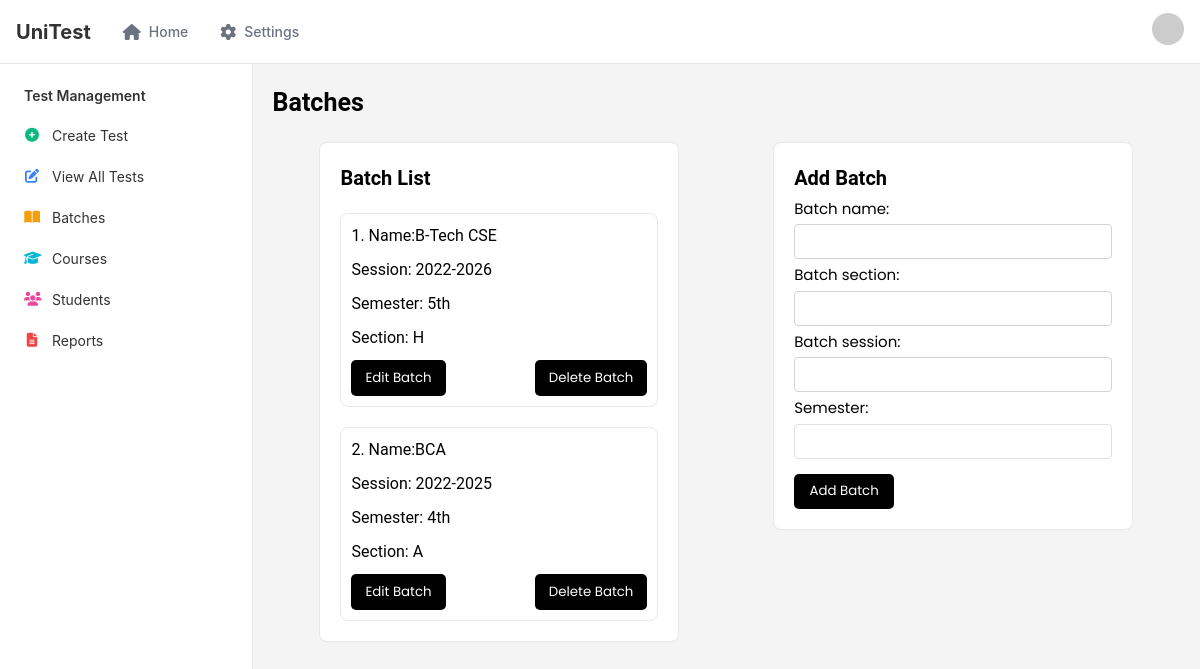
/batches/ (signed in), run on the app's committed database.
### base/models.py (models this page shows, shortened)
class Batch(models.Model):
    batch_name    = models.CharField(max_length=255)
    batch_section = models.CharField(max_length=3)
    batch_session = models.CharField(max_length=20)
    semester      = models.IntegerField()

### base/views.py (the view)
# urls.py: path('batches/',                       views.batches,                       name = 'batches'),
@login_required
def batches(request):
    all_batches = Batch.objects.all()
    if request.method == "POST":
        form = batchForm(request.POST)
        if form.is_valid():
            form.save()
            return redirect('batches')
        else:
            print("Form Errors:", form.errors)
    else:
        form = batchForm()
    context = {
        'batches': all_batches,
        'form': form,
    }
    return render(request, 'batches.html', context)

### base/forms.py
class batchForm(forms.ModelForm):
    class Meta:
        model = Batch
        fields = '__all__'

### templates/batches.html (shortened to what this page needs)
{% extends 'base.html' %}
{% block content %}
<div class="batch-container">
    <p class="batch-title">Batches</p>
    <div class="batch-content">
        <div class="batch-list">
            <p class="batch-list-title">Batch List</p>
            {% for batch in batches %}
                <div class="batch">
                    <p class="batch-name">{{ forloop.counter }}. Name:{{ batch.batch_name }}</p>
                    <p class="batch-session">Session: {{ batch.batch_session }}</p>
                    <p class="batch-semester">Semester: {{ batch.semester }}th</p>
                    <p class="batch-section">Section: {{ batch.batch_section }}</p>
                    <div class = "batch-buttons">
                        <form action ="{% url 'update_batch' batch.id %}" method="POST" style="display:inline;">
                            <button class = "edit-batch-button" type="submit">Edit Batch</button>
                        </form>
                        <form action="{% url 'delete_batch' batch.id %}" method="POST" style="display:inline;">
                            <button type="submit" class="delete-batch-button">Delete Batch</button>
                        </form>
                    </div>
                </div>
                {% empty %}
                <p>No batches available.</p>
            {% endfor %}
        </div>
        <div class="add-batch">
            <p class="add-batch-title">Add Batch</p>
            <form action="{% url 'batches' %}" method="post">
                {% for field in form %}
                    <div class="batch-form-group">
                        {{ field.label_tag }}
                        {{ field }}
                    </div>
                {% endfor %}
                <button class="add-batch-button">Add Batch</button>
            </form>
        </div>
    </div>
</div>
{% endblock %}

### static/css/dash.css (style rules this page uses)
:root { --primary: #0070f3; --primary-hover: #0060df; --background: #ffffff; --foreground: #000000; --muted: #6b7280; --muted-foreground: #6b7280; --border: #e5e7eb; --input: #e5e7eb; --ring: #e5e7eb; --radius: 0.5rem; --green: #10b981; --blue: #3b82f6; --orange: #f59e0b; --purple: #8b5cf6; --yellow: #f59e0b; --pink: #ec4899; --cyan: #06b6d4; --red: #ef4444; }
* { box-sizing: border-box; margin: 0; padding: 0; }
body { font-family: -apple-system, BlinkMacSystemFont, 'Segoe UI', Roboto, 'Helvetica Neue', Arial, sans-serif; background-color: #f9fafb; color: var(--foreground); line-height: 1.5; height: 100vh; }

### static/css/create.css (style rules this page uses)
:root { --primary: #0070f3; --primary-hover: #0060df; --background: #ffffff; --foreground: #000000; --muted: #6b7280; --muted-foreground: #6b7280; --border: #e5e7eb; --input: #e5e7eb; --ring: #e5e7eb; --radius: 0.5rem; --error: #ef4444; }
* { box-sizing: border-box; margin: 0; padding: 0; }
body { font-family: -apple-system, BlinkMacSystemFont, 'Segoe UI', Roboto, 'Helvetica Neue', Arial, sans-serif; background-color: #f9fafb; color: var(--foreground); line-height: 1.5; }
label { display: block; font-size: 0.875rem; font-weight: 500; margin-bottom: 0.5rem; }
input, select, textarea { width: 100%; padding: 0.5rem; border: 1px solid var(--input); border-radius: var(--radius); font-size: 0.875rem; background-color: var(--background); }

### static/css/batches.css (style rules this page uses)
.batch-container { display: flex; flex-direction: column; gap: 20px; padding: 20px; width: 80vw; }
.batch-title { font-family: "Roboto", sans-serif; font-size: 25px; font-weight: 600; color: black; }
.batch-content { display: flex; flex-direction: row; align-items: flex-start; justify-content: space-around; }
.batch-list { width: 30vw; border: 1.5px solid #E7E8E9; border-radius: 8px; padding: 20px; gap:20px; display: flex; flex-direction: column; background-color: white; }
.batch-list-title { font-family: "Roboto", sans-serif; font-size: 20px; font-weight: 600; color: black; }
.batch { display: flex; flex-direction: column; padding: 10px; gap: 10px; border: 1px solid #E7E8E9; border-radius: 8px; }
.batch p { font-family: "Roboto", sans-serif; font-size: 16px; font-weight: 400; color: black; }
.add-batch { width: 30vw; padding: 20px; border: 1.5px solid #E7E8E9; border-radius: 8px; background-color: white; }
.add-batch-title { font-family: "Roboto", sans-serif; font-size: 20px; font-weight: 600; color: black; }
.batch-form-group { display: flex; flex-direction: column; justify-content: space-around; margin-top: 5px; }
.batch-form-group label { font-family: "Poppins",serif; color: black; font-size: 15px; font-weight: 400; }
.batch-form-group input { font-family: "Poppins", serif; color: black; height: 35px; padding-left: 10px; border: 1px solid #E4E4E7; border-radius: 5px; }
.add-batch-button { font-family: "Poppins", serif; color: white; background-color: black; border: none; border-radius: 5px; height: 35px; cursor: pointer; margin-top: 15px; width: 100px; }
.batch-buttons { display: flex; flex-direction: row; justify-content: space-between; }
.edit-batch-button { font-family: "Poppins", serif; color: white; background-color: black; border: none; border-radius: 5px; padding: 8px 14px; cursor: pointer; }
.delete-batch-button { font-family: "Poppins", serif; color: white; background-color: black; border: none; border-radius: 5px; cursor: pointer; padding: 8px 14px; }

### static/css/course.css (style rules this page uses)
:root { --primary-color: #0070f3; --background-color: #f0f0f0; --card-background: #ffffff; --text-color: #333333; --muted-color: #666666; --border-color: #e0e0e0; }
body { font-family: -apple-system, BlinkMacSystemFont, "Segoe UI", Roboto, "Helvetica Neue", Arial, sans-serif; line-height: 1.6; color: var(--text-color); background-color: var(--background-color); margin: 0; padding: 0; }
label { display: block; margin-bottom: 0.5rem; font-weight: 500; }
input[type="text"], input[type="number"], textarea { width: 100%; padding: 0.5rem; border: 1px solid var(--border-color); border-radius: 4px; font-size: 1rem; }

### static/css/view_test.css (style rules this page uses)
:root { --primary-color: #0070f3; --background-color: #f0f0f0; --card-background: #ffffff; --text-color: #333333; --muted-color: #666666; --border-color: #e0e0e0; --success-color: #28a745; --warning-color: #ffc107; }
body { font-family: -apple-system, BlinkMacSystemFont, 'Segoe UI', Roboto, 'Helvetica Neue', Arial, sans-serif; line-height: 1.6; color: var(--text-color); background-color: var(--background-color); margin: 0; padding: 0; }

### data on the page
Batch: batch_name "B-Tech CSE", batch_session "2022-2026", semester "5", batch_section "H"
Batch: batch_name "BCA", batch_session "2022-2025", semester "4", batch_section "A"

### other printed values
{{ field.label_tag }} "Batch name:" "Batch section:" "Batch session:" "Semester:"
